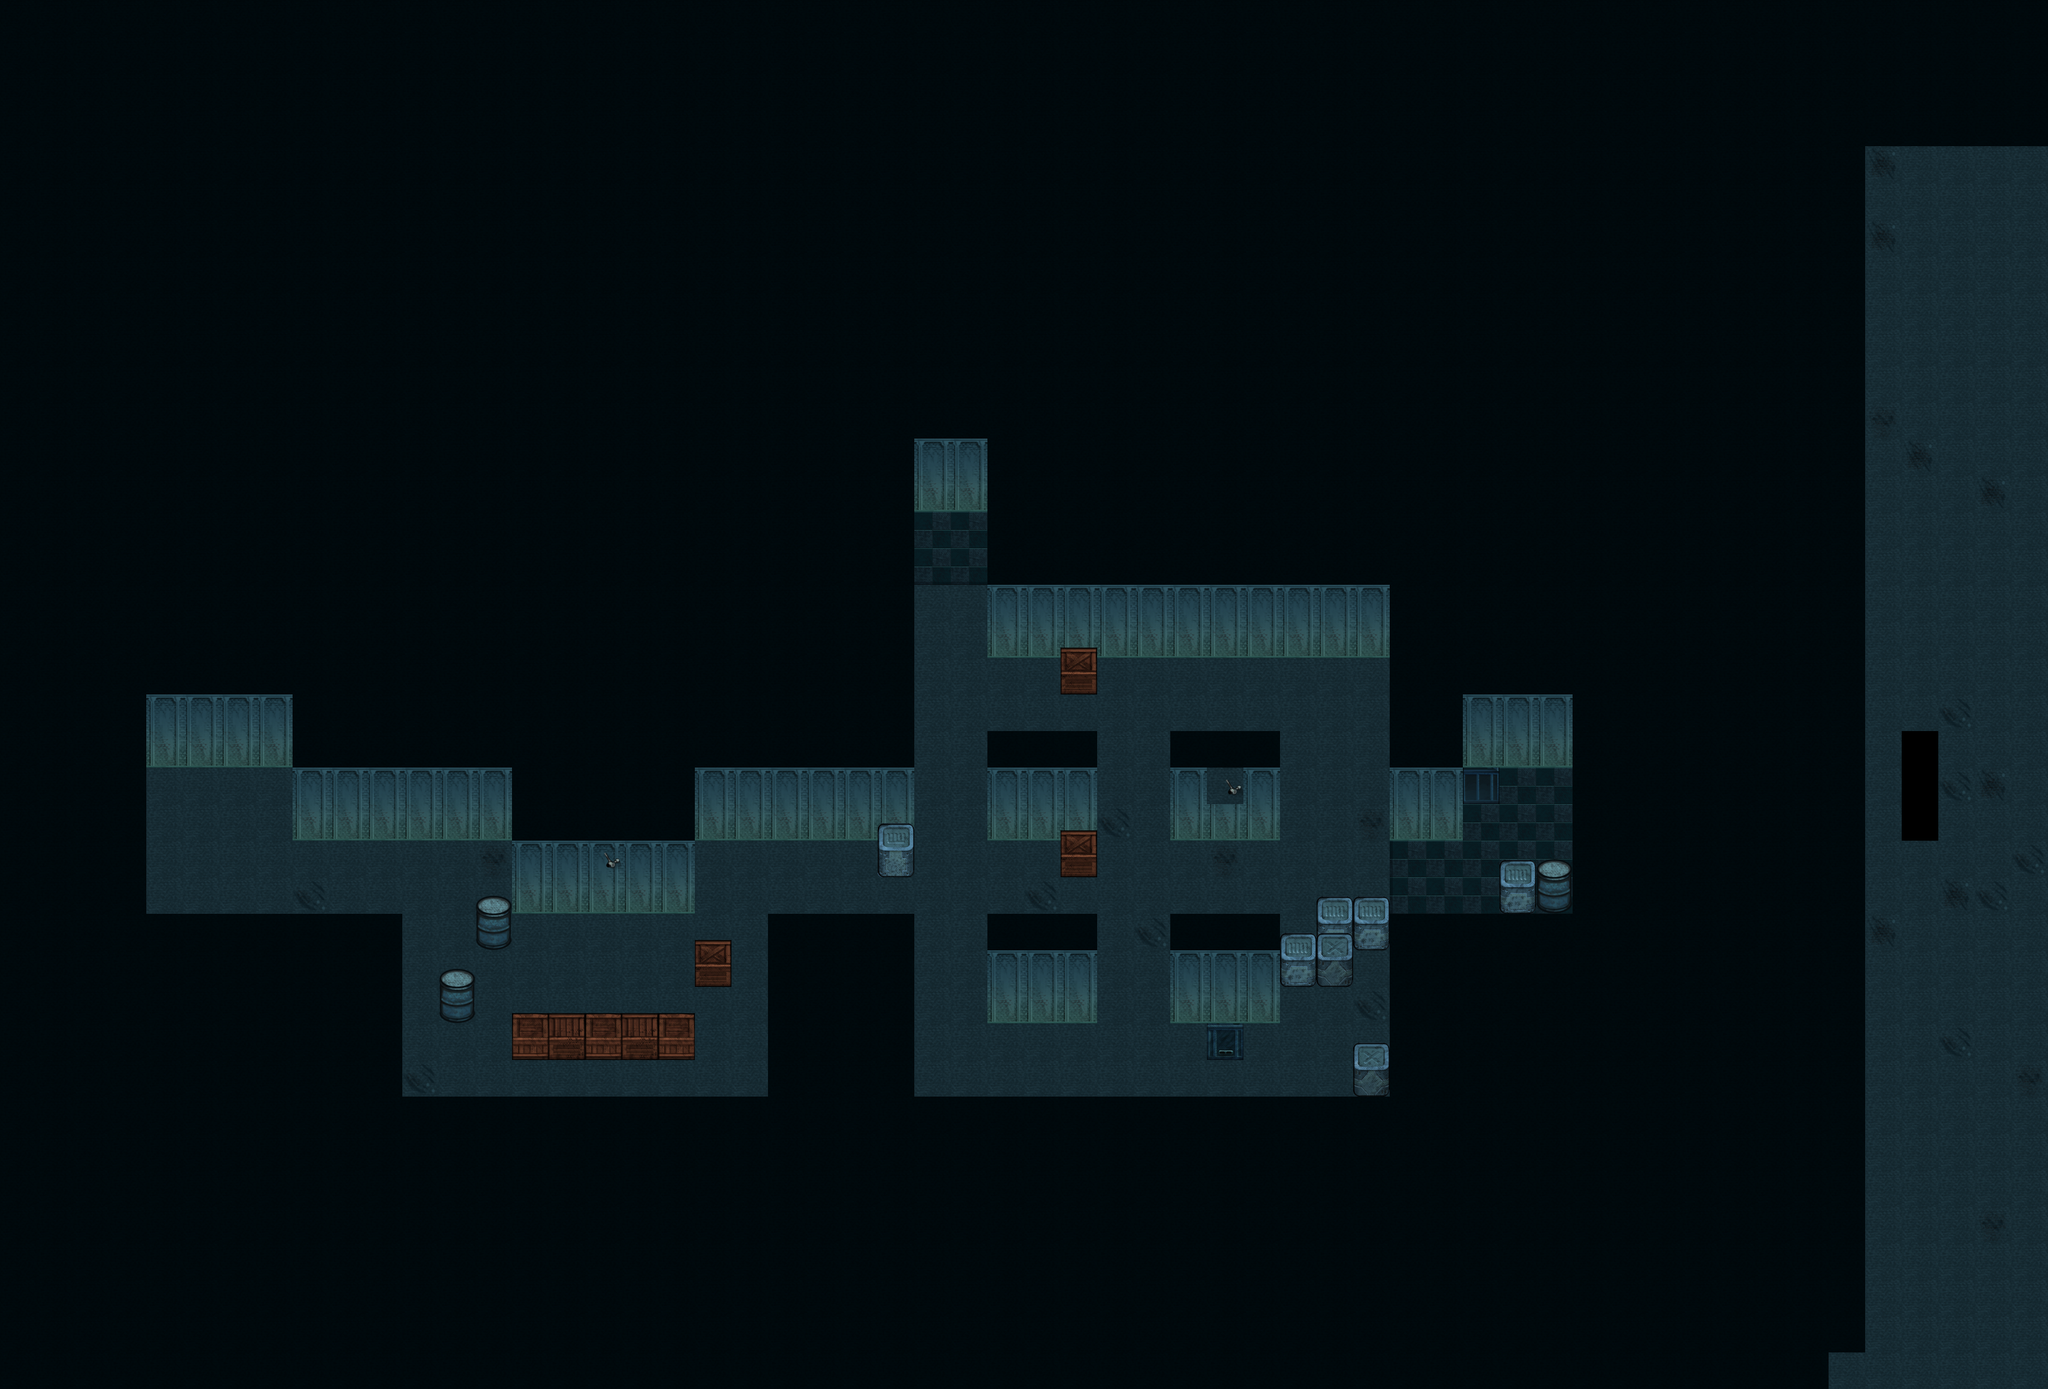

Below is a game level as drawn by its tile map, then a one-line description and the .tmx that defines it (tile-layer data replaced by summaries):
An orthogonal 56x38 tile map with 60x60 px tiles, 4 tile layers (lower1, lower2, collide, upper), 1 hidden layer not drawn and 12 objects (2x terminal, 2x camera, 2x circuit, player, laser, ...).

<map version="1.0" orientation="orthogonal" width="56" height="38" tilewidth="60" tileheight="60">
 <tileset firstgid="1" name="tileset" tilewidth="60" tileheight="60">
  <image source="tileset.png" width="720" height="660" />
 </tileset>
 <layer name="lower1" width="56" height="38">
  <data>[2128 cells, 2071 non-empty, 8 distinct tile ids]</data>
 </layer>
 <layer name="lower2" width="56" height="38">
  <data>[2128 cells, 1 non-empty, 1 distinct tile ids]</data>
 </layer>
 <layer name="shade" width="56" height="38" visible="0">
  <data>[2128 cells, 0 non-empty, 0 distinct tile ids]</data>
 </layer>
 <layer name="collide" width="56" height="38">
  <data>[2128 cells, 1741 non-empty, 13 distinct tile ids]</data>
 </layer>
 <layer name="upper" width="56" height="38">
  <data>[2128 cells, 21 non-empty, 9 distinct tile ids]</data>
 </layer>
 <objectgroup name="objects" width="56" height="38">
  <object name="terminal" type="terminal" x="1980" y="1680" width="60" height="60">
   <properties>
    <property name="color" value="red" />
    <property name="direction" value="1" />
    <property name="id" value="2" />
   </properties>
  </object>
  <object name="player" type="player" x="300" y="1260" width="60" height="60" />
  <object name="laser" type="laser" x="1500" y="1020" width="120" height="60">
   <properties>
    <property name="color" value="red" />
    <property name="direction" value="0" />
    <property name="id" value="3" />
   </properties>
  </object>
  <object name="levelEnd" type="levelEnd" x="1528" y="836" width="60" height="43" />
  <object name="camera" x="960" y="1380" width="60" height="60">
   <properties>
    <property name="color" value="red" />
    <property name="direction" value="1" />
    <property name="id" value="1" />
   </properties>
  </object>
  <object name="camera" x="1980" y="1260" width="60" height="60">
   <properties>
    <property name="color" value="red" />
    <property name="direction" value="1" />
    <property name="id" value="2" />
   </properties>
  </object>
  <object name="terminal" type="terminal" x="2400" y="1260" width="60" height="60">
   <properties>
    <property name="color" value="red" />
    <property name="direction" value="0" />
    <property name="id" value="3" />
   </properties>
  </object>
  <object name="circuit" x="1981" y="1710">
   <properties>
    <property name="id" value="2" />
   </properties>
   <polyline points="0,0 -91,1 -91,-301 29,-302 29,-348 50,-349 54,-418" />
  </object>
  <object name="circuit" x="2460" y="1289">
   <properties>
    <property name="id" value="3" />
   </properties>
   <polyline points="0,0 30,0 30,122 -208,121 -209,-178 -630,-179 -630,-121 -931,-119 -931,-241 -962,-240" />
  </object>
  <object name="flower" x="2220" y="1620" width="60" height="60" />
 </objectgroup>
 <objectgroup name="guards" width="56" height="38" visible="0">
  <object x="2152" y="1728">
   <properties>
    <property name="bhv" value="2" />
   </properties>
   <polyline points="3,-321 0,-600 -300,-600" />
  </object>
  <object x="1554" y="1144">
   <properties>
    <property name="bhv" value="0" />
   </properties>
   <polyline points="0,0 2,588 298,586 298,418" />
  </object>
 </objectgroup>
</map>
